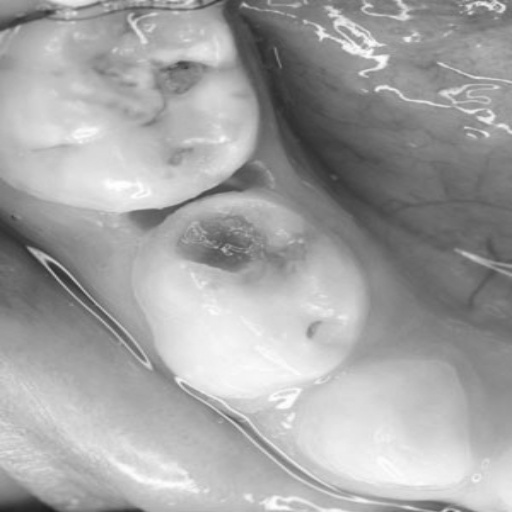
#> input picture data/processed/image 10.jpg, 512 x 512 px
$ python run_via.py
#> lines starting #> are read from the running program, lines starting #| are printed output that depends on the picture; after the words box and inside, x2 and y2 are one past the last pixel; in counts of white or black regions, pixels touching at a corner belong together
### scripts/annotate.py
import cv2
import os
import json

def annotate_all_images(processed_dir, annotated_dir, json_dir):
    os.makedirs(annotated_dir, exist_ok=True)
    os.makedirs(json_dir, exist_ok=True)

    # Initialize dictionaries for both AI-compatible and VIA-compatible annotations
    ai_annotations = []
    via_annotations = {}

    for f in os.listdir(processed_dir):
        if f.lower().endswith(('.jpg', '.png', '.jpeg')):  # Process image files
            path = os.path.join(processed_dir, f)
            img = cv2.imread(path)
            h, w = img.shape[:2]

            label = "tooth"
            new_filename = f"{os.path.splitext(f)[0]}_{label}.jpg"
            out_path = os.path.join(annotated_dir, new_filename)

            # Dummy annotation (green rectangle)
            x1, y1, x2, y2 = w // 4, h // 4, w * 3 // 4, h * 3 // 4
            cv2.rectangle(img, (x1, y1), (x2, y2), (0, 255, 0), 2)
            cv2.imwrite(out_path, img)

            # AI-Compatible JSON: Collect image filename and bounding box for training
            ai_annotations.append({
                "filename": new_filename,
                "bounding_boxes": [
                    {
                        "x1": x1,
                        "y1": y1,
                        "x2": x2,
                        "y2": y2,
                        "label": label
                    }
                ]
            })

            # VIA-Compatible JSON: Prepare via format with regions and shape attributes
            via_annotations[new_filename] = {
                "filename": new_filename,
                "size": os.path.getsize(out_path),
                "regions": [
                    {
                        "shape_attributes": {
                            "name": "rect",
                            "x": x1,
                            "y": y1,
                            "width": x2 - x1,
                            "height": y2 - y1
                        },
                        "region_attributes": {
                            "label": label
                        }
                    }
                ]
            }

            print(f"Annotated and renamed: {new_filename}")

    # Save AI-compatible JSON
    ai_json_path = os.path.join(json_dir, "ai_annotations.json")
    with open(ai_json_path, 'w') as ai_jf:
        json.dump(ai_annotations, ai_jf, indent=4)

    # Save VIA-compatible JSON
    via_json_path = os.path.join(json_dir, "via_annotations.json")
    with open(via_json_path, 'w') as via_jf:
        json.dump(via_annotations, via_jf, indent=4)

    print("✅ Annotation complete and saved in JSON.")

### scripts/preprocess.py
import cv2
import os
from skimage import exposure

def preprocess_all_images(raw_dir, processed_dir):
    os.makedirs(processed_dir, exist_ok=True)

    for f in os.listdir(raw_dir):
        if f.lower().endswith(('.jpg', '.png', '.jpeg')):  # Only process image files
            path = os.path.join(raw_dir, f)
            out = os.path.join(processed_dir, f)
            img = cv2.imread(path)

            # Resize the image
            img = cv2.resize(img, (512, 512))

            # Apply gamma correction
            img = exposure.adjust_gamma(img, 1.2)

            # Convert to grayscale
            gray = cv2.cvtColor(img, cv2.COLOR_BGR2GRAY)

            # Save the processed image
            cv2.imwrite(out, gray)

            print(f"Processed: {f}")

    print("✅ Preprocessing complete!")

### run_via.py
import os
import subprocess
import webbrowser
import time

# --- Paths ---
base_dir = os.path.dirname(os.path.abspath(__file__))
raw_dir = os.path.join(base_dir, 'data', 'raw')
processed_dir = os.path.join(base_dir, 'data', 'processed')
annotated_dir = os.path.join(base_dir, 'data', 'annotated')
json_dir = os.path.join(base_dir, 'data', 'annotations_json')

# --- Ensure dirs exist ---
for d in [raw_dir, processed_dir, annotated_dir, json_dir]:
    os.makedirs(d, exist_ok=True)

# --- Step 1: Preprocess images ---
def preprocess():
    from scripts import preprocess as p
    p.preprocess_all_images(raw_dir, processed_dir)

# --- Step 2: Annotate images ---
def annotate():
    from scripts import annotate as a
    a.annotate_all_images(processed_dir, annotated_dir, json_dir)
#> in annotate_all_images, img is the input picture: shape (512, 512, 3); min 27, max 255, mean 164
#> in annotate_all_images, `cv2.rectangle(img, (x1, y1), (x2, y2), (0, 255, 0), 2)`:
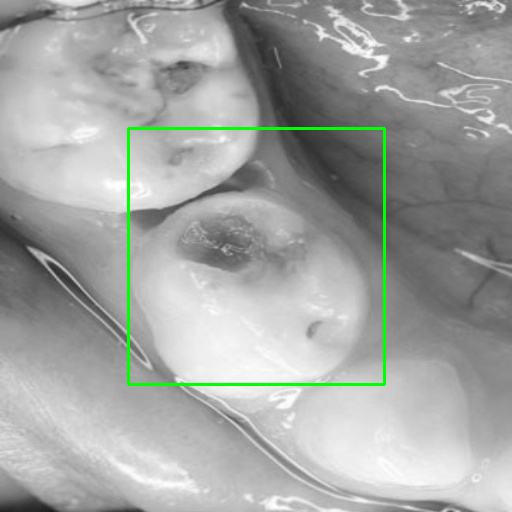
#> img: shape (512, 512, 3); 1.17% of pixels changed, all inside (x1, y1, x2, y2) = (127, 127, 386, 386)

# --- Step 3: Start local server from root ---
def start_via():
    subprocess.Popen(["python", "-m", "http.server", "8001"], cwd=base_dir)
    time.sleep(2)
    webbrowser.open("http://localhost:8001/index.html")
    print(f"\n✅ VIA Tool started at http://localhost:8001")
    print(f"👉 In VIA: Click 'Add Files' and upload from:\n   {processed_dir}")

# --- Run ---
if __name__ == "__main__":
    print("🔧 Preprocessing images...")
    preprocess()

    print("🧠 Annotating basic features...")
    annotate()

    print("🚀 Launching VIA Tool...")
    start_via()
